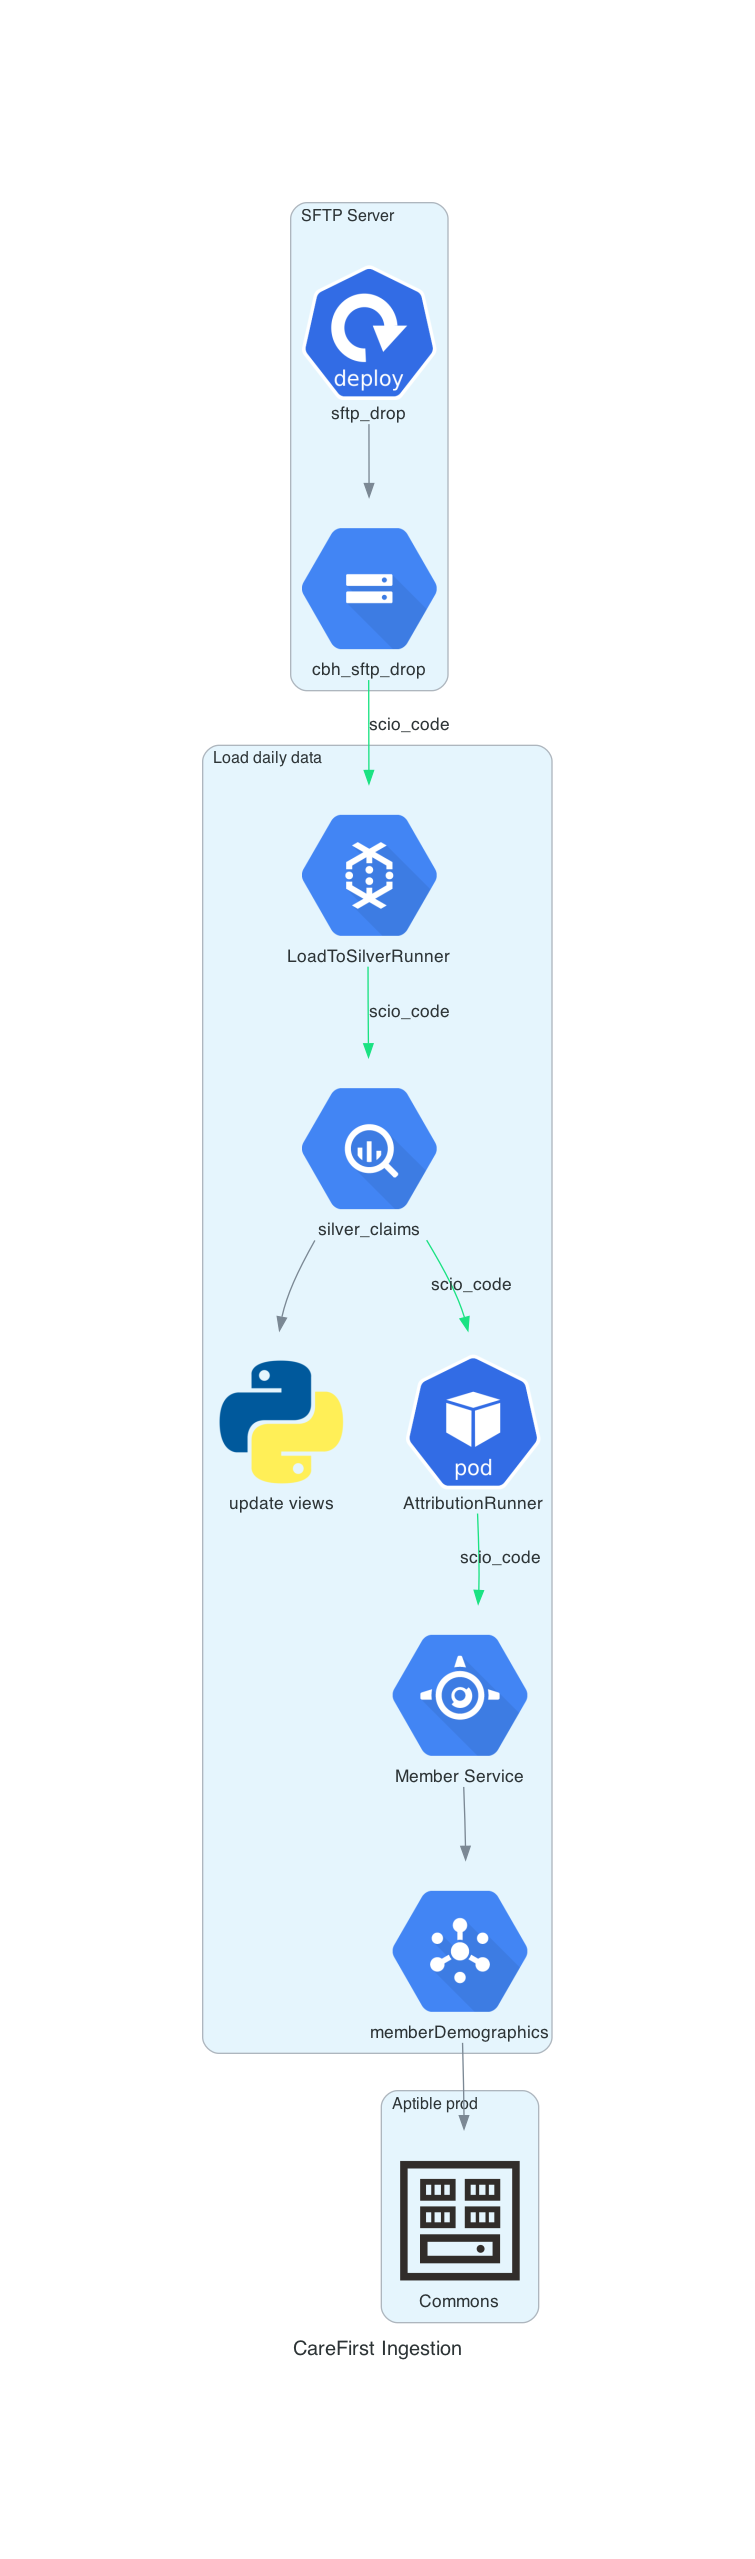

The Python source for this figure:
from diagrams import Cluster, Diagram, Edge
from diagrams.gcp.analytics import BigQuery, Dataflow, PubSub
from diagrams.gcp.storage import GCS
from diagrams.gcp.compute import AppEngine
from diagrams.k8s.compute import Deployment
from diagrams.k8s.compute import Pod
from diagrams.programming.language import Python
from diagrams.oci.compute import Container

with Diagram(
    name="CareFirst Ingestion",
    filename="carefirst_ingestion",
    direction="TB",
    curvestyle="curved"
):
    scio_color = "#1AE282"
    scio_edge = Edge(label="scio_code", color=scio_color)

    with Cluster("SFTP Server"):
        sftp_job = Deployment("sftp_drop")
        gcs_bucket = GCS("cbh_sftp_drop")
        sftp_job >> gcs_bucket

    with Cluster("Load daily data"):
        silver_data = BigQuery("silver_claims")
        gcs_bucket >> scio_edge >> Dataflow("LoadToSilverRunner") >> scio_edge >> silver_data
        silver_data >> Python("update views")
        pubsub = PubSub("memberDemographics")
        silver_data >> scio_edge >> Pod("AttributionRunner") >> scio_edge >> AppEngine("Member Service") >> pubsub

    with Cluster("Aptible prod"):
        commons = Container("Commons")
        pubsub >> commons
